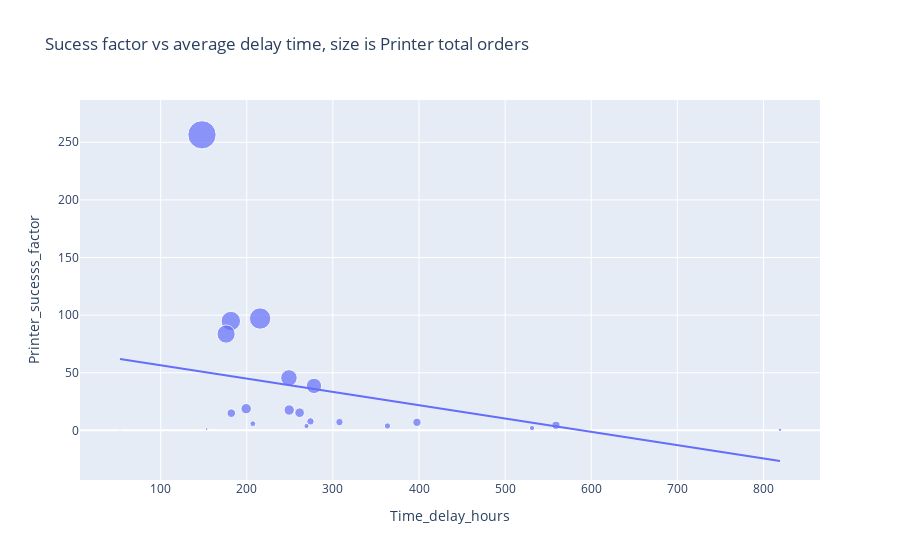

The cell this chart's notebook holds for it:
### Code cell
# using plotly express to plot an interactive scatter plot
fig = px.scatter(printer_perf, x="Time_delay_hours", y="Printer_sucesss_factor", 
                 trendline="ols", size="Total_printed_orders",
                labels={'x':'Average time delay', 'y':'Sucess Factor'}, 
                 title='Sucess factor vs average delay time, size is Printer total orders')
fig.show()

### Figure 1 — Plotly figure (JSON) as saved in the notebook; plotly's stock layout.template omitted (floating-point values rounded to 4 significant figures)
{"data": [{"hovertemplate": "Time_delay_hours=%{x}<br>Printer_sucesss_factor=%{y}<br>Total_printed_orders=%{marker.size}<extra></extra>", "legendgroup": "", "marker": {"color": "#636efa", "size": [3925, 2240, 1854, 1629, 1339, 1157, 528, 530, 452, 357, 272, 272, 339, 165, 327, 195, 134, 141, 34, 59, 13], "sizemode": "area", "sizeref": 9.812, "symbol": "circle"}, "mode": "markers", "name": "", "orientation": "v", "showlegend": false, "type": "scatter", "x": [148.0, 215.5, 181.5, 176.0, 249.0, 278.0, 199.3, 249.3, 261.3, 182.0, 274.0, 307.6, 397.6, 207.0, 559.1, 363.4, 269.4, 531.2, 153.4, 819.2, 52.77], "xaxis": "x", "y": [256.5, 97.03, 94.87, 83.6, 45.54, 38.58, 18.82, 17.66, 15.32, 14.94, 7.802, 7.188, 6.992, 5.788, 4.452, 3.819, 3.765, 2.046, 1.162, 0.5156, 0.3549], "yaxis": "y"}, {"hovertemplate": "<b>OLS trendline</b><br>Printer_sucesss_factor = -0.115458 * Time_delay_hours + 68.0023<br>R<sup>2</sup>=0.109904<br><br>Time_delay_hours=%{x}<br>Printer_sucesss_factor=%{y} <b>(trend)</b><extra></extra>", "legendgroup": "", "marker": {"color": "#636efa", "symbol": "circle"}, "mode": "lines", "name": "", "showlegend": false, "type": "scatter", "x": [52.77, 148.0, 153.4, 176.0, 181.5, 182.0, 199.3, 207.0, 215.5, 249.0, 249.3, 261.3, 269.4, 274.0, 278.0, 307.6, 363.4, 397.6, 531.2, 559.1, 819.2], "xaxis": "x", "y": [61.91, 50.92, 50.29, 47.68, 47.05, 46.99, 44.99, 44.1, 43.12, 39.26, 39.22, 37.83, 36.9, 36.37, 35.9, 32.48, 26.05, 22.1, 6.669, 3.455, -26.58], "yaxis": "y"}], "layout": {"legend": {"itemsizing": "constant", "tracegroupgap": 0}, "title": {"text": "Sucess factor vs average delay time, size is Printer total orders"}, "xaxis": {"anchor": "y", "domain": [0, 1], "title": {"text": "Time_delay_hours"}}, "yaxis": {"anchor": "x", "domain": [0, 1], "title": {"text": "Printer_sucesss_factor"}}}}
